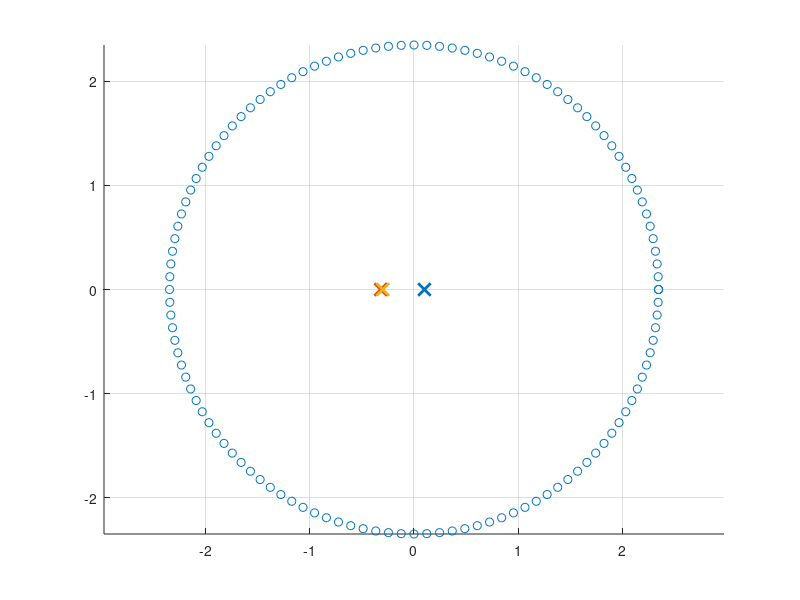

Source code (MATLAB): (Note: this script raises an error after producing the figure.)
%  Meyermeasurements_analyze.m
% 
% Peter Svensson 11 April 2022 & 20 April 2022
clf
indatafolder = 'Meyer4XPmeasurements_data/';
filenamestart = 'Meyer';
filenameend = '_S01_R01.etx';

filenumbers = [0:120];
nfiles = length(filenumbers);
numberofsampelstoread = 2000;

reloadfiles =1;

nfft = 8192;
%ivfft = 320:1300;
ivfft = 320 + [0:479];  % 480 samples = 10 ms
ivfft = 320 + [0:239];  % 240 samples = 5 ms

plotalsosim = 0;

ivplot = 301:500;
shiftamplp = 0.2;
shiftamp = 0.5;

nfirlp = 101;
freqlpfir = 5000;

%%%%%%%%%%%%%%%%%%%%%%%%%%%%%%%%

if reloadfiles == 0
    disp(' ')
    for ii = 1:nfiles
        II = int2str(filenumbers(ii));
        if round(ii/10)*10 == ii
            disp(['   Loading file: ',II])
        end
        if filenumbers(ii) < 10
            II = ['00',II];
        elseif filenumbers(ii) < 100
            II = ['0',II];
        end
        filename = [indatafolder,filenamestart,II,filenameend];
        [ir,fs] = readetxfile(filename,numberofsampelstoread);
    
        if ii == 1
            allirs = zeros(length(ir),nfiles);
            allirslp = zeros(length(ir),nfiles);
            Blp = fir1(nfirlp,freqlpfir/(fs/2));
        end
        allirs(:,ii) = -ir;
        irf = contwo(-ir,Blp);
        irf = irf(floor(nfirlp/2):end);
        irf = irf(1:length(ir));
        allirslp(:,ii) = irf;
    end
end

%%%%%%%%%%%%%%%%%%%%%%%%%%%%%%%%%%%%%%%%%%%%%%%%%%%%
%Discrete IR Code
%clf
r = 2.35; %m
xc = 0;   %center x
yc = 0;   %center y

n_meas = 121;

%theta = linspace(0,2*pi-((3*pi)/180),n_meas); %if n_meas is 120
theta = linspace(0,2*pi,n_meas);                %if n_meas is 121
x = r*cos(theta) + xc;
y = r*sin(theta) + yc;

mic_xyz = cat(1, x, y, zeros(1, n_meas));

ES1 = [0.1,0,0];
ES2 = [-0.32,0,0];
ES3 = [-0.3,0,0];

ES_xyz = cat(1, ES1, ES2, ES3);
n_source = 3;

figure(2)
scatter(x,y)
hold on
plot(ES1(1),ES1(2), 'x', 'LineWidth', 2, 'MarkerSize', 9);
plot(ES2(1),ES2(2), 'x', 'LineWidth', 2, 'MarkerSize', 9);
plot(ES3(1),ES3(2), 'x', 'LineWidth', 2, 'MarkerSize', 9);
grid
axis equal
hold off

r_ES = EDcalcdist(ES_xyz, mic_xyz.');
r_ES1 = r_ES(1,:);
r_ES2 = r_ES(2,:);
r_ES3 = r_ES(3,:);
%r_ES = r_ES3;

% Discretization error for impulse responses

% samplemethod = 1 -> round at low fs
% samplemethod = 2 -> round at high fs and decimate
% samplemethod = 3 -> round at low fs but split pulse between two samples

samplemethod = 2;

% Generate discrete-time IRs
% Exact arrival times
cair = 343;

% Approach 1: round to nearest discrete time-sample
fs = 48000;

if samplemethod == 2
    noversamp = 8;
    fs_oversamp = fs*noversamp;
    dt = 1/fs_oversamp;
elseif samplemethod == 1 % Approach 1: round to nearest discrete time-sample
    dt = 1/fs;
elseif samplemethod == 3 
    dt = 1/fs;
end

n_exact = zeros(n_source, n_meas);
n_rounded = zeros(n_source, n_meas);

for i = 1:n_source
    for j = 1:n_meas
        t_ij = r_ES(i,j)/cair;
        n_exact(i,j) = t_ij/dt + 1;
        n_rounded(i,j) = round(t_ij/dt) + 1;
    end
end

irmaxlength = -inf;
for i = 1:n_source
    if max(n_rounded(i,:)) > irmaxlength
        irmaxlength = max(n_rounded(i,:));
    end
end
irmaxlength = irmaxlength+1;

%irmaxlength = max([n_rounded(1,:) n_rounded(2,:) n_rounded(3,:)]) + 1;
ir = zeros(irmaxlength+500, n_source, n_meas);
nfft = 8192;
F = zeros(nfft,n_source, n_meas);

if samplemethod == 1
    for i = 1:n_source
        for j = 1:n_meas
            ir(n_rounded(i,j),i,j) = 1/r_ES(i,j);
            F(:,i,j) = fft(ir(:,i,j),nfft);
        end
    end
elseif samplemethod == 2
    c = zeros(ceil((irmaxlength+500)/noversamp), n_source, n_meas);
    for i = 1:n_source
        for j = 1:n_meas
            frac = n_exact(i,j) - floor(n_exact(i,j));
            ir(floor(n_exact(i,j)),i,j) = 1/r_ES(i,j)*(1-frac);
            ir(floor(n_exact(i,j))+1,i,j) = 1/r_ES(i,j)*frac;
            w = ir(:,i,j);
            c(:,i,j) = noversamp*decimate(w,noversamp,1000,'fir');
            F(:,i,j) = fft(c(:,i,j),nfft);
        end
    end
    ir = c;
elseif samplemethod == 3
    for i = 1:n_source
        for j = 1:n_meas
            frac = n_exact(i,j) - floor(n_exact(i,j));
            ir(floor(n_exact(i,j)),i,j) = 1/r_ES(i,j)*(1-frac);
            ir(floor(n_exact(i,j))+1,i,j) = 1/r_ES(i,j)*frac;
            
            F(:,i,j) = fft(ir(:,i,j),nfft);
        end
    end
end

% if samplemethod == 2
%     ir = noversamp*decimate(ir,noversamp);
%     ir = reshape(ir,[],3,n_meas);
% %                 c = noversamp*decimate(squeeze(ir(i,j,:)),noversamp);
% %                 c = reshape(c,1,1,[]);
% %                 ir(i,j,:) = c;
% end

% figure(3)
% plot(ir(1,1))
% pause

fvec_fft = fs/nfft*[0:nfft/2-1].';

ptot_fromIR = sum(F,[2 3]);
ptot_fromIR = ptot_fromIR(1:nfft/2);
ptot_fromIR = squeeze(ptot_fromIR);

% Truth: FD results

cair = 343;
kvec = 2*pi*fvec_fft/cair;

% Correct answer, in freq. domain
ptot = 0;
for i = 1:n_source
    for j = 1:n_meas
        ptot = ptot + exp(-1i*kvec*r_ES(i,j))/r_ES(i,j);
    end     
end
if samplemethod == 2
    % Correct scale for IR results
    %ptot_fromIR = ptot_fromIR*(1/r1 + 1/r2)/(sum(ir1)+sum(ir2));
    %ptot_fromIR = ptot_fromIR*(sum(1./r1))/(sum(ir, 'all'));
end

%ir = squeeze(ir);
%youtput = contwo(q_0,IR);
%youtput = youtput(1:length(q_0));
%youtput = youtput + 0.01*randn(size(youtput));

youtput = allirslp;
%youtput = youtput(1:length(ir),:,:);
% youtput = [youtput zeros(length(ir)-length(youtput),121)];
%youtput = cat(1, youtput, zeros(length(ir)-length(youtput),121));

convfactor = 0.001;
xinput = ir;
n_steps = length(xinput);
h_length = 6e2;
h_startestimate = zeros(h_length,n_source);

[q,errorhistory] = MC_LMS_Ncoeffs(xinput,youtput,n_source,n_meas,h_length,convfactor,n_steps);
totalerrorhistory = errorhistory(end,:);

i = 15;

while i > 0
    [q,errorhistory] = MC_LMS_Ncoeffs(xinput,youtput,n_source,n_meas,h_length,convfactor,n_steps,q);
    totalerrorhistory = [totalerrorhistory; errorhistory(end,:)];
    i = i-1;
end
figure(7)
semilogy(abs(totalerrorhistory))
grid

%  figure(8)
%  ivec = [1:length(q)];
%  plot(ivec,q_0,ivec,q,'*');
%  %plot(ivec,q(:,1),'*',ivec,q(:,2),'-o',ivec,q(:,3),'-r');
%  %plot(ivec,q,'*')
%  grid

y_est_2_len = contwo(q, ir);
y_est_2 = zeros(length(y_est_2_len), n_meas);
for i = 1:n_meas
    for j = 1:n_source
        y_est_2(:,i) = y_est_2(:,i) + contwo(q(:,j), ir(:,j,i));
    end
end

n_steps = length(q);
h_length = length(ir);

y_est = zeros(length(youtput), n_meas);
for ii =1:n_steps
    for jj = 1:n_source
        for kk = 1:n_meas
            flippedx = q(ii:-1:max([1 ii-h_length+1]),jj);
            lengthflippedx = length(flippedx);
            if lengthflippedx < h_length
              flippedx = [flippedx;zeros(h_length-lengthflippedx,1)];
            end
            y_est(ii,kk) = y_est(ii,kk) + sum(flippedx.*ir(:,jj,kk));
            
        end
    end
end
nfft = 4096;
fvec = fs/nfft*[0:nfft/2-1];
froutput = fft(youtput(:,1),nfft); 
froutput = froutput(1:nfft/2);
frest = fft(y_est(:,1),nfft); 
frest = frest(1:nfft/2);

figure(11)
plot(lowpass(y_est(:,1)*21,7000,48000))
xlim([200 800])
hold on
plot(youtput(:,1),'-r')

figure(15)
semilogx(fvec,20*log10(abs([froutput frest])))
grid

figure(12)
plot(lowpass(y_est*21,7000,48000)+0.2*[0:120])
xlim([200 600])
figure(13)
plot(youtput + 0.2*[0:120])
xlim([200 600])